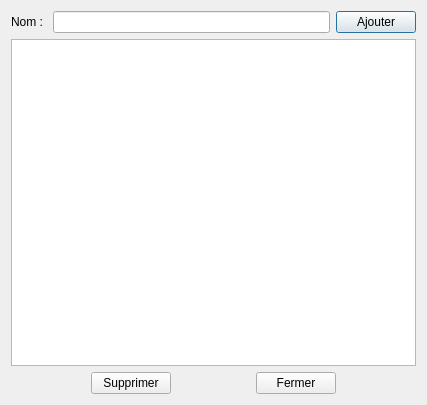
<?xml version="1.0" encoding="UTF-8"?>
<ui version="4.0">
 <class>KholleursManager</class>
 <widget class="QDialog" name="KholleursManager">
  <property name="windowModality">
   <enum>Qt::WindowModal</enum>
  </property>
  <property name="geometry">
   <rect>
    <x>0</x>
    <y>0</y>
    <width>427</width>
    <height>405</height>
   </rect>
  </property>
  <property name="windowTitle">
   <string>Gestionnaire des kholleurs</string>
  </property>
  <layout class="QVBoxLayout" name="verticalLayout">
   <item>
    <layout class="QHBoxLayout" name="horizontalLayout">
     <item>
      <widget class="QLabel" name="label">
       <property name="text">
        <string>Nom : </string>
       </property>
      </widget>
     </item>
     <item>
      <widget class="QLineEdit" name="lineEdit_name"/>
     </item>
     <item>
      <widget class="QPushButton" name="pushButton_add">
       <property name="text">
        <string>Ajouter</string>
       </property>
      </widget>
     </item>
    </layout>
   </item>
   <item>
    <widget class="QListWidget" name="list_kholleurs"/>
   </item>
   <item>
    <layout class="QHBoxLayout" name="horizontalLayout_2">
     <item>
      <spacer name="horizontalSpacer">
       <property name="orientation">
        <enum>Qt::Horizontal</enum>
       </property>
       <property name="sizeHint" stdset="0">
        <size>
         <width>40</width>
         <height>20</height>
        </size>
       </property>
      </spacer>
     </item>
     <item>
      <widget class="QPushButton" name="pushButton_delete">
       <property name="text">
        <string>Supprimer</string>
       </property>
      </widget>
     </item>
     <item>
      <spacer name="horizontalSpacer_3">
       <property name="orientation">
        <enum>Qt::Horizontal</enum>
       </property>
       <property name="sizeHint" stdset="0">
        <size>
         <width>40</width>
         <height>20</height>
        </size>
       </property>
      </spacer>
     </item>
     <item>
      <widget class="QPushButton" name="pushButton_close">
       <property name="text">
        <string>Fermer</string>
       </property>
      </widget>
     </item>
     <item>
      <spacer name="horizontalSpacer_2">
       <property name="orientation">
        <enum>Qt::Horizontal</enum>
       </property>
       <property name="sizeHint" stdset="0">
        <size>
         <width>40</width>
         <height>20</height>
        </size>
       </property>
      </spacer>
     </item>
    </layout>
   </item>
  </layout>
 </widget>
 <resources/>
 <connections>
  <connection>
   <sender>pushButton_close</sender>
   <signal>clicked()</signal>
   <receiver>KholleursManager</receiver>
   <slot>accept()</slot>
   <hints>
    <hint type="sourcelabel">
     <x>288</x>
     <y>385</y>
    </hint>
    <hint type="destinationlabel">
     <x>376</x>
     <y>381</y>
    </hint>
   </hints>
  </connection>
 </connections>
</ui>
